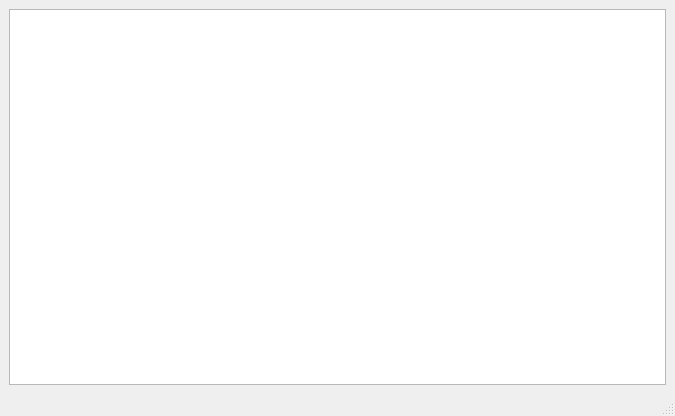
<?xml version="1.0" encoding="UTF-8"?>
<ui version="4.0">
 <class>Tabla</class>
 <widget class="QMainWindow" name="Tabla">
  <property name="geometry">
   <rect>
    <x>0</x>
    <y>0</y>
    <width>675</width>
    <height>416</height>
   </rect>
  </property>
  <property name="windowTitle">
   <string>MainWindow</string>
  </property>
  <widget class="QWidget" name="centralwidget">
   <layout class="QGridLayout" name="gridLayout">
    <item row="0" column="0">
     <widget class="QTableWidget" name="tableWidget"/>
    </item>
   </layout>
  </widget>
  <widget class="QMenuBar" name="menubar">
   <property name="geometry">
    <rect>
     <x>0</x>
     <y>0</y>
     <width>675</width>
     <height>22</height>
    </rect>
   </property>
  </widget>
  <widget class="QStatusBar" name="statusbar"/>
 </widget>
 <resources/>
 <connections/>
</ui>
